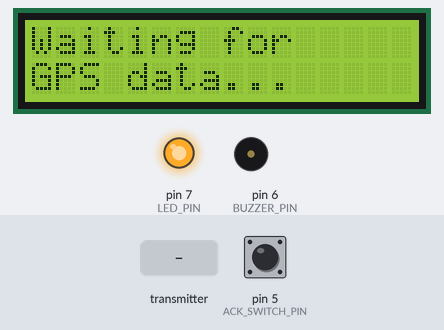
Bench run of a sketch on a simulated Arduino Uno, built with avr-gcc and run on an emulated ATmega328P. Parts: 16×2 character LCD, output pins drawn as LEDs (lit = HIGH), buzzer (waves = sounding, pin HIGH). The test bench sets the inputs (shaded band); at power-on: pin 5 (ACK_SWITCH_PIN) HIGH. No radio packets arrive unless stated; what the sketch prints to the serial monitor is not drawn.

Above: at 1.2 s.
1.3 s: the transmitter starts sending valid = 1
At 2.5 s:
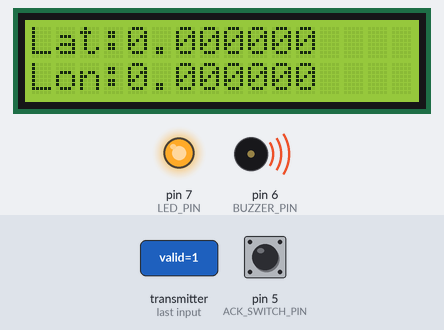
2.8 s: pin 5 (ACK_SWITCH_PIN) pulled LOW for 0.15 s
At 4.0 s:
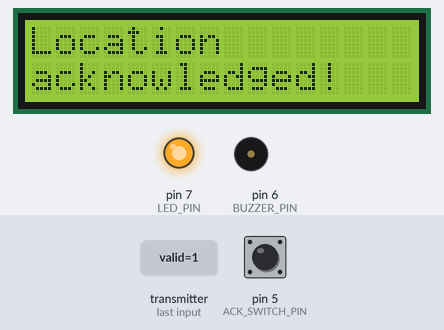
5.9 s: the transmitter starts sending latitude = 100
At 6.9 s:
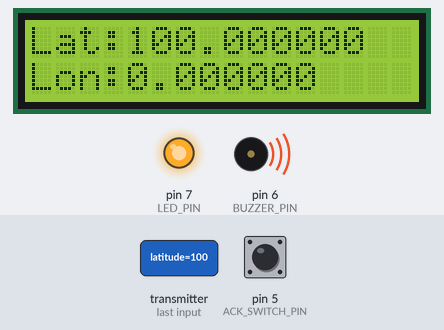
8.9 s: the transmitter starts sending longitude = 100
At 9.6 s:
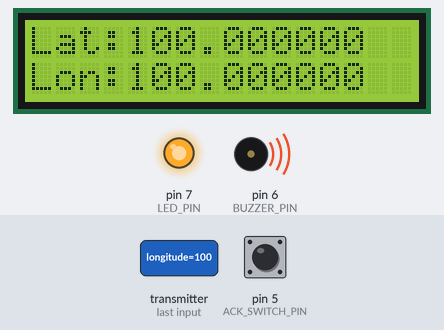
10.5 s: the transmitter starts sending latitude = 25
At 11.2 s:
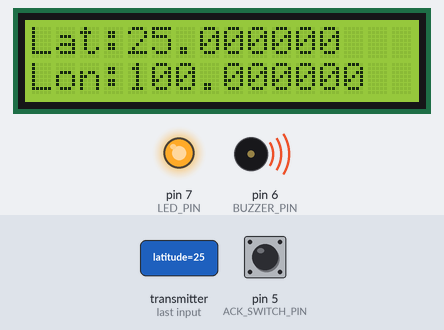
12.0 s: the transmitter starts sending longitude = 25
At 13.2 s:
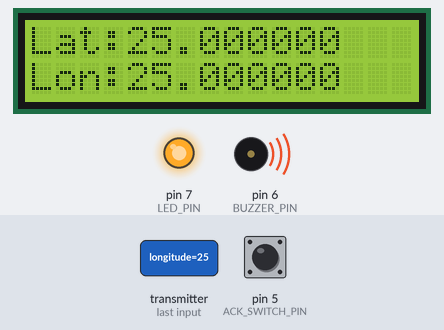
Timing chart, 0 to 14.5 s (numbered marks = the images above; inputs shaded):
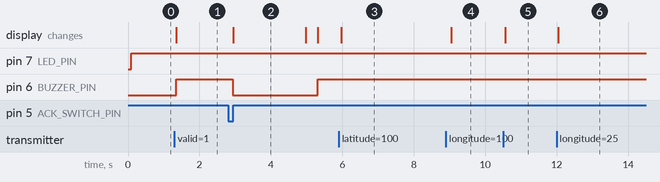

Measured:
- after the input at 1.3 s, pin 6 (BUZZER_PIN): LOW → HIGH after 0.05 s; the display: changes after 0.05 s (image 1)
- after the input at 2.8 s, pin 6 (BUZZER_PIN): HIGH → LOW after 0.13 s, → HIGH 2.4 s later; the display: changes after 0.15 s (image 2)
- after the input at 5.9 s, the display: changes after 0.07 s (image 3)
- after the input at 8.9 s, the display: changes after 0.15 s (image 4)
- after the input at 10.5 s, the display: changes after 0.06 s (image 5)
- after the input at 12.0 s, the display: changes after 0.05 s (image 6)
- what the display in image 2 shows lasts 2.0 s, from 3.0 s to 5.0 s

The sketch:

receiver.ino
```cpp
#include <SPI.h>
#include <nRF24L01.h>
#include <RF24.h>
#include <Wire.h>
#include <LiquidCrystal_I2C.h>

// Define pin numbers
#define BUZZER_PIN 6
#define LED_PIN 7
#define ACK_SWITCH_PIN 5
#define CE_PIN 9
#define CSN_PIN 10

// Initialize LCD (adjust address if needed, commonly 0x27 or 0x3F)
LiquidCrystal_I2C lcd(0x27, 16, 2);

RF24 radio(CE_PIN, CSN_PIN); // Create radio object

const byte address[6] = "00001"; // Same as transmitter

struct GPSData {
  float latitude;
  float longitude;
  unsigned long age;
  byte satellites;
  bool valid;
};

bool messageReceived = false;
GPSData receivedData;

void setup() {
  pinMode(BUZZER_PIN, OUTPUT);
  pinMode(LED_PIN, OUTPUT);
  pinMode(ACK_SWITCH_PIN, INPUT_PULLUP);

  Serial.begin(9600);

  // Initialize LCD
  lcd.init();
  lcd.backlight();
  lcd.clear();
  lcd.setCursor(0, 0);
  lcd.print("Waiting for");
  lcd.setCursor(0, 1);
  lcd.print("GPS data...");

  radio.begin();
  radio.openReadingPipe(0, address);
  radio.setPALevel(RF24_PA_MIN); // Must match transmitter
  radio.startListening(); // Set as receiver

  digitalWrite(LED_PIN, LOW); // Initially LED off
  digitalWrite(BUZZER_PIN, LOW); // Buzzer off
}

void loop() {
  // Check connection status
  bool connectionStatus = radio.isChipConnected() && radio.isPVariant();
  digitalWrite(LED_PIN, connectionStatus ? HIGH : LOW);

  // Check for incoming data
  if (radio.available()) {
    radio.read(&receivedData, sizeof(receivedData));

    if (receivedData.valid) {
      messageReceived = true;

      // Display on LCD
      lcd.clear();
      lcd.setCursor(0, 0);
      lcd.print("Lat:");
      lcd.print(receivedData.latitude, 6);

      lcd.setCursor(0, 1);
      lcd.print("Lon:");
      lcd.print(receivedData.longitude, 6);

      // Turn on buzzer
      digitalWrite(BUZZER_PIN, HIGH);

      Serial.print("GPS Data received - Lat: ");
      Serial.print(receivedData.latitude, 6);
      Serial.print(", Lon: ");
      Serial.println(receivedData.longitude, 6);
      Serial.print("Satellites: ");
      Serial.println(receivedData.satellites);
    }
  }

  // Check if acknowledgment switch is pressed
  if (messageReceived && digitalRead(ACK_SWITCH_PIN) == LOW) {
    messageReceived = false;
    digitalWrite(BUZZER_PIN, LOW); // Turn off buzzer

    lcd.clear();
    lcd.setCursor(0, 0);
    lcd.print("Location");
    lcd.setCursor(0, 1);
    lcd.print("acknowledged!");

    delay(2000); // Show acknowledgment for 2 seconds

    lcd.clear();
    lcd.setCursor(0, 0);
    lcd.print("Waiting for");
    lcd.setCursor(0, 1);
    lcd.print("GPS data...");

    // Debounce delay
    delay(200);
  }

  // Small delay to prevent flooding
  delay(100);
}
```
